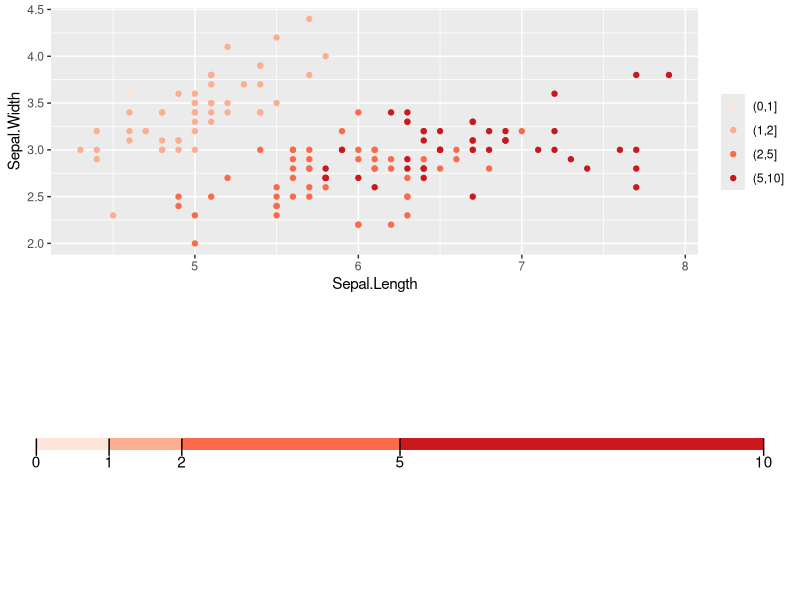

Here is the R script that generated this plot:

require(ggplot2)
require(cowplot)

values <- c(0, 1, 2, 5, 10) # this vector is needed not only for the data frame cbar, but also for plotting
group <- letters[1:5]
diff_values <- c(0, diff(values))
cbar_df <- data.frame(x = 1, y = values, diff_values, group,  stringsAsFactors = FALSE)
# that's for the fake legend

iris2 <- iris #don't want to mess with your iris data set
              #I used iris because you hadn't provided data
iris2$cuts <- cut(iris2$Petal.Length, values) #the already offered 'cut-approach' 

p1  <- ggplot(iris2, aes(Sepal.Length, y = Sepal.Width, color = cuts))+ 
          geom_point() +
          scale_color_brewer("", palette = "Reds")

cbar_plot <- ggplot(cbar_df, aes(x, y = diff_values, fill = c(NA, rev(group[2:5])))) + 
  # I had to do implement this 'fill=' workaround 
  # in creating a new vector introducing an NA, 
  # and I had to flip the fills in order to fit to the scale... 
    geom_col(width = 0.1, show.legend = FALSE)  +
    geom_segment(y = values, yend = values, x = 0.9, xend = 1.05) +
    annotate(geom = 'text', x = 0.85, y = values, label = values) +
  # the numbers are quasi-randomly chosen but define the length of your ticks, obviously
    scale_x_continuous(expand = c(1,1)) + 
  # you might need to play around with the expand argument for the width of your legend
    scale_fill_brewer("", palette = "Reds", direction = -1) +  
  # don't know why you have to flip this again... 
    coord_flip() +
    theme_void()

plot_grid(p1, cbar_plot, nrow = 2)








geo_map_of_diffs_discrete_cuts <- function(dt, col_col, ttl, subttl){
  disc_colors <- c("white", "lightskyblue","deepskyblue",
                   "dodgeblue3", "dodgerblue4", "blue4")
  x <- sapply(dt$location,
              function(x) strsplit(x, "_")[[1]], 
              USE.NAMES=FALSE)

  lat <- as.numeric(x[1, ]); long <- as.numeric(x[2, ])
  dt$lat <- lat; dt$long <- long;
  
  states <- map_data("state")
  states_cluster <- subset(states, 
                           region %in% c("washington"))
  WA_counties <- map_data("county", "washington")
  
  dt %>%
  ggplot() +
  geom_polygon(data = states_cluster, 
               aes(x = long, y = lat, group = group),
               fill = "grey", color = "black") +
  geom_polygon(data=WA_counties, 
               aes(x=long, y=lat, group = group), 
               fill = NA, colour = "grey60", size=.3) + 
  geom_point(aes_string(x = "long", y = "lat", color = col_col), 
             alpha = 1, size=.3) +
  scale_color_manual(name = "qsec",
                     values = c("(-Inf,-0.5]"= "red4",
                                "(-0.5,-0.2]" = "red",
                                "(-0.2,-0.15]" = "brown1",
                                "(-0.15,-0.1]" = "tomato1",
                                "(-0.1,-0.05]" = "hotpink1",
                                "(-0.05,0]" = "white",
                                "(0,0.05]"  = "white",
                                "(0.05,0.1]" = "yellow",
                                "(0.1,0.15]" = "deepskyblue",
                                "(0.15,0.2]" = "dodgerblue3",
                                "(0.2,0.5]"  = "dodgerblue4",
                                "(0.5, Inf]"  = "blue4"
                                ),
                     # labels = c("<= -50%", 
                     #            "-50% < . <= -20%",
                     #            "-20% < . <= -15%",
                     #            "-15% < . <= -10%",
                     #            "-10% < . <= -5%",
                     #            "-5% < . <= 0%",
                     #            "0% < . <= 5%",
                     #            "5% < . <= 10%",
                     #            "10% < . <= 15%",
                     #            "15% < . <= 20%",
                     #            "20% < . <= 50%",
                     #            ">= 50%"
                     #            )
                     )+
  theme(axis.title.y = element_blank(),
        axis.title.x = element_blank(),
        axis.ticks.y = element_blank(), 
        axis.ticks.x = element_blank(),
        axis.text = element_blank(),
        plot.title = element_text(size = 14, face = "bold"),
        legend.text = element_text(size = 10, face="plain"),
        legend.title = element_blank(),
        legend.position = "bottom",
        strip.text = element_text(size=14, face="bold")) +  
  guides(colour = guide_legend(override.aes = list(size=2))) +
  ggtitle(ttl, subtitle=subttl)
  
}


geo_map_of_diffs <- function(dt, col_col, minn, maxx, ttl, subttl){
  color_limit <- max(abs(minn), abs(maxx))
  x <- sapply(dt$location, 
              function(x) strsplit(x, "_")[[1]], 
              USE.NAMES=FALSE)
  lat <- as.numeric(x[1, ]); long <- as.numeric(x[2, ])
  dt$lat <- lat; dt$long <- long;
  
  states <- map_data("state")
  states_cluster <- subset(states, 
                           region %in% c("washington"))
  WA_counties <- map_data("county", "washington")
  
  dt %>%
  ggplot() +
  geom_polygon(data = states_cluster, 
               aes(x = long, y = lat, group = group),
               fill = "grey", color = "black") +
  geom_polygon(data=WA_counties, 
               aes(x=long, y=lat, group = group), 
               fill = NA, colour = "grey60", size=.3) + 
  geom_point(aes_string(x = "long", y = "lat", color = col_col), 
             alpha = 1, size=.3) +
  guides(fill = guide_colourbar(barwidth = .1, barheight = 20))+
  # scale_color_viridis_c(option = "plasma", 
  #                       name = "storm", direction = -1,
  #                       limits = c(min, max),
  #                       # begin = 0.5, end = 1,
  #                       breaks = pretty_breaks(n = 3)) +
  
  # scale_color_gradient2(breaks = c((as.integer(minn*0.6)), 
  #                                   0,
  #                                   (as.integer(maxx*0.9)), 
  #                                   (as.integer((maxx)*0.9))),
                        
  #                       labels = c((as.integer(minn*0.6)), 
  #                                  0, 
  #                                  (as.integer(maxx*0.9)),
  #                                  (as.integer((maxx)*0.9))),

  #                       low = "red", high = "blue", mid = "white",
  #                       space="Lab"
  #                       ) +
  scale_color_gradient2(midpoint = 0, mid = "white", 
                        high = muted("blue"), low = muted("red"), 
                        guide = "colourbar", space = "Lab",
                        limit = c(-color_limit, color_limit)) + 
  # scale_color_continuous(breaks = c(as.integer(minn+1), 0, as.integer(maxx-1)),
  #                        labels = c(as.integer(minn+1), 0, as.integer(maxx-1)),
  #                        low = "red", high = "blue") + 
  theme(axis.title.y = element_blank(),
        axis.title.x = element_blank(),
        axis.ticks.y = element_blank(), 
        axis.ticks.x = element_blank(),
        axis.text = element_blank(),
        plot.title = element_text(size = 14, face = "bold"),
        legend.text = element_text(size = 8, face="plain"),
        legend.title = element_blank(),
        # legend.justification = c(.93, .9),
        # legend.position = c(.93, .9),
        legend.position = "top",
        strip.text = element_text(size=14, face="bold"))+
  ggtitle(ttl, subtitle=subttl)
  
}



make_percentage_column_discrete <- function(dta){
  tps <- unique(dta$time_period)
  emissions <- c("RCP 4.5", "RCP 8.5")
  result <- data.table()
  for (tp in tps){
    for (em in emissions){
      print (em)
      print(tp)
      dt <- dta %>% filter(emission == em & time_period==tp) %>% data.table()
      minn <- min(dt$perc_diff)
      maxx <- max(dt$perc_diff)
      # c(0, 0.01, 0.02, 0.03, 0.05, 0.1, 0.15, 0.20, 0.40, 0.80)
      dt$perc_diff <- dt$perc_diff/100

      dt <- dt %>% 
            mutate(tagt_perc = case_when((perc_diff >= 0   & perc_diff <= 0.05) ~ 5,
                                         (perc_diff > 0.05 & perc_diff <= 0.1)  ~ 10,
                                         (perc_diff > 0.1  & perc_diff <= 0.15) ~ 15,
                                         (perc_diff > 0.15 & perc_diff <= 0.2)  ~ 20,
                                         (perc_diff > 0.2  & perc_diff <= 0.5)  ~ 50,
                                         (perc_diff > 0.5) ~ 100,
                                         (perc_diff < 0     & perc_diff >= -0.05) ~ -5,
                                         (perc_diff < -0.05 & perc_diff >= -0.1)  ~ -10,
                                         (perc_diff < -0.1  & perc_diff >= -0.15) ~ -15,
                                         (perc_diff < -0.15 & perc_diff >= -0.2)  ~ -20,
                                         (perc_diff < -0.2  & perc_diff >= -0.5)  ~ -50,
                                         (perc_diff < -.5) ~ -100
                                         )
                  ) %>%
            data.table()
    result <- rbind(result, dt)

    }
  }
  return(result)
}